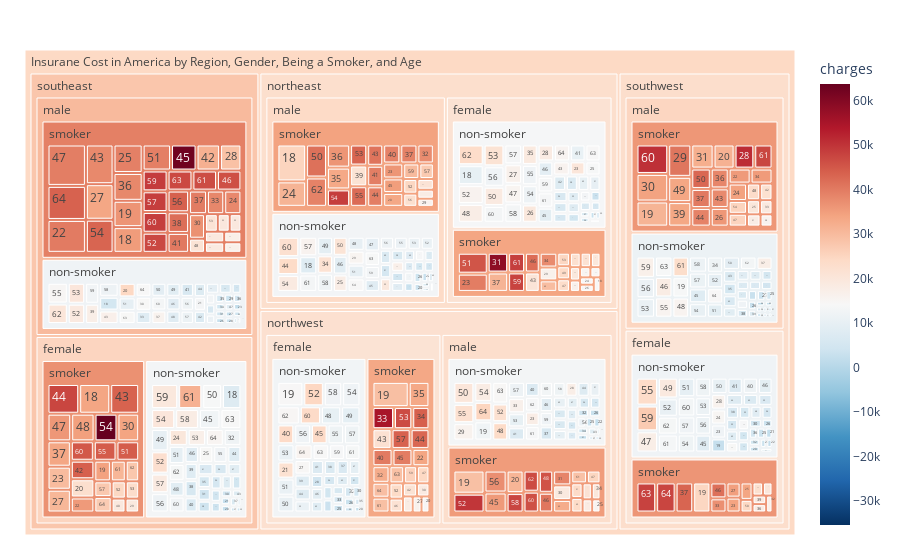

Notebook source saved alongside this figure:
### Code cell
config={'responsive': True}

insurance_cost_heatmap = px.treemap(insurance_df, path=[px.Constant('Insurane Cost in America by Region, Gender, Being a Smoker, and Age'), 'region', 'sex', 'smoker', 'age'], values='charges',
                  color='charges', hover_data=['children'],
                  color_continuous_scale='RdBu_r',
                  color_continuous_midpoint=np.average(insurance_df['charges'], weights=insurance_df['children']))
insurance_cost_heatmap.update_layout(margin = dict(t=50, l=25, r=25, b=25))

insurance_cost_heatmap.show(config=config)

pio.write_html(insurance_cost_heatmap, file="insurance_cost_heatmap.html", auto_open=False)

### Figure 1 — Plotly figure (JSON) as saved in the notebook; plotly's stock layout.template omitted (floating-point values rounded to 4 significant figures; data arrays with more than 128 entries replaced by an {"elided": "..."} marker saying what was removed)
{"data": [{"branchvalues": "total", "customdata": {"elided": "595x2 mixed values"}, "domain": {"x": [0, 1], "y": [0, 1]}, "hovertemplate": "labels=%{label}<br>charges_sum=%{value}<br>parent=%{parent}<br>id=%{id}<br>children=%{customdata[0]}<br>charges=%{color}<extra></extra>", "ids": {"elided": "595 str values"}, "labels": {"elided": "595 str values"}, "marker": {"coloraxis": "coloraxis", "colors": {"elided": "595 float values"}}, "name": "", "parents": {"elided": "595 str values"}, "type": "treemap", "values": {"elided": "595 float values"}}], "layout": {"autosize": true, "coloraxis": {"cmid": 14180.0, "colorbar": {"title": {"text": "charges"}}, "colorscale": [[0, "rgb(5,48,97)"], [0.1, "rgb(33,102,172)"], [0.2, "rgb(67,147,195)"], [0.3, "rgb(146,197,222)"], [0.4, "rgb(209,229,240)"], [0.5, "rgb(247,247,247)"], [0.6, "rgb(253,219,199)"], [0.7, "rgb(244,165,130)"], [0.8, "rgb(214,96,77)"], [0.9, "rgb(178,24,43)"], [1, "rgb(103,0,31)"]]}, "legend": {"tracegroupgap": 0}, "margin": {"b": 25, "l": 25, "r": 25, "t": 50}}}
